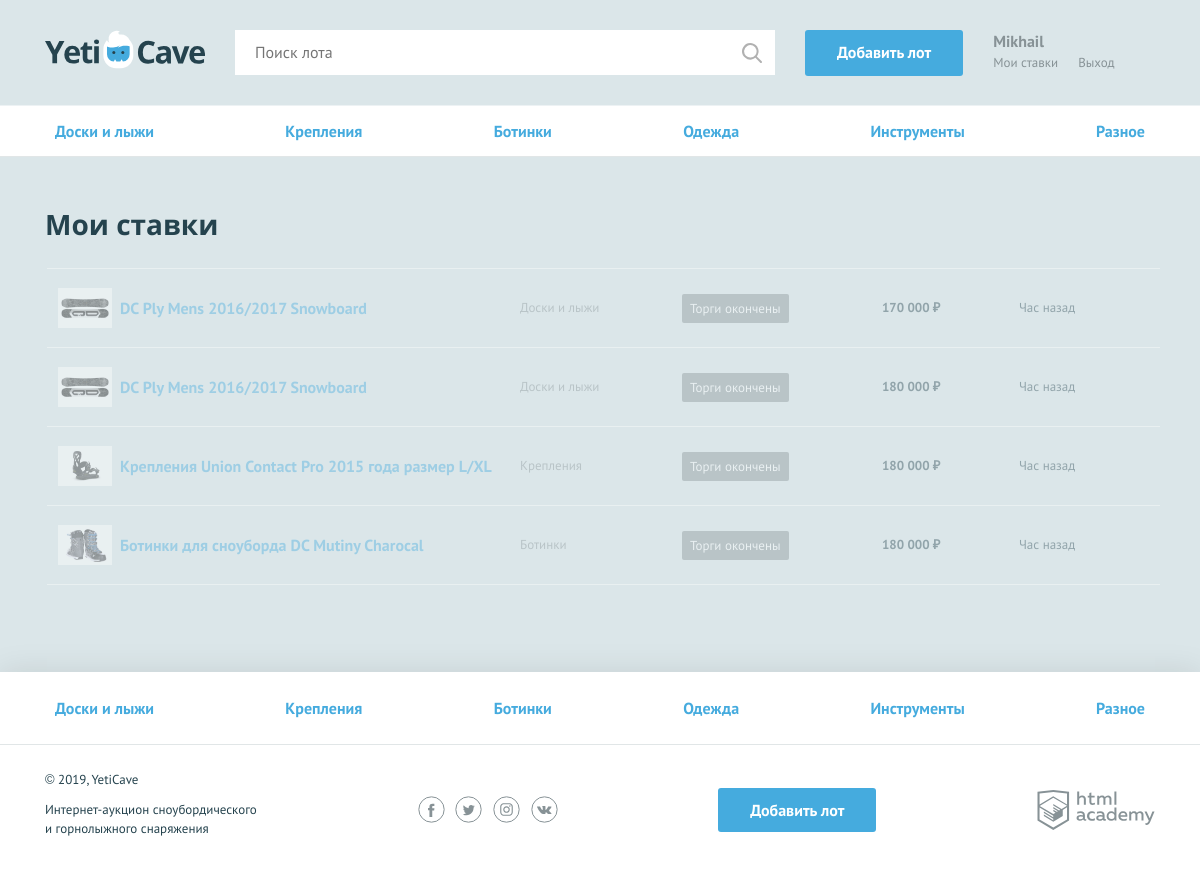
Screenshot of /my-bets.php (signed in) with the database file from the repository.
### tables this page shows
CREATE TABLE user (
	id INT UNSIGNED NOT NULL AUTO_INCREMENT PRIMARY KEY,
	created_at TIMESTAMP NOT NULL,
  email VARCHAR(72) NOT NULL,
	name VARCHAR(100) NOT NULL,	
	password CHAR(64) NOT NULL,
	contact VARCHAR(255) NOT NULL
);

CREATE TABLE category (
	id INT UNSIGNED NOT NULL AUTO_INCREMENT PRIMARY KEY,
	name VARCHAR(100) NOT NULL,
	code VARCHAR(20) NOT NULL
);

CREATE TABLE rate (
  id INT UNSIGNED NOT NULL AUTO_INCREMENT PRIMARY KEY,
	date TIMESTAMP NOT NULL,
	cost INT UNSIGNED NOT NULL,
  user_id INT UNSIGNED NOT NULL,
  lot_id INT UNSIGNED NOT NULL
);

CREATE TABLE lot (
	id INT UNSIGNED NOT NULL AUTO_INCREMENT PRIMARY KEY,
  date_start DATETIME NOT NULL,
  title VARCHAR(700) NOT NULL,
  description TEXT NOT NULL,
  path VARCHAR(100) NOT NULL,
  cost INT UNSIGNED NOT NULL,
  date_finish DATETIME NOT NULL,
  rate_step INT UNSIGNED NOT NULL,   
  user_id INT UNSIGNED NOT NULL,
  winner_id INT UNSIGNED,
  category_id INT UNSIGNED NOT NULL
);

### helpers.php (called while the page is built, shortened)
<?php
function include_template($name, array $data = [])
{
    $name = 'templates/' . $name;
    extract($data);
    require $name;
    $result = ob_get_clean();
    return $result;
}

### functions.php (called while the page is built, shortened)
<?php
function get_dt_range(string $date)
{
    $future_time = strtotime($date);
    $now_time = time();
    $result_time_hour = floor(($future_time - $now_time) / 3600);
    $result_time_min = floor((($future_time - $now_time) % 3600) / 60);
    $result_time_sec = floor((($future_time - $now_time) % 3600) % 60);
    $result_time_min = str_pad($result_time_min, 2, '0', STR_PAD_LEFT);
    $result_time_hour = str_pad($result_time_hour, 2, '0', STR_PAD_LEFT);
    $result_time_sec = str_pad($result_time_sec, 2, '0', STR_PAD_LEFT);
    return [$result_time_hour, $result_time_min, $result_time_sec];
}
function get_sum(float $cost)
{
    $cost = ceil($cost);
    if ($cost >= 1000) {
        $cost = number_format($cost, 0, ',', ' ');
    }
    return $cost . ' ₽';
}
function get_categories($connect)
{
    $sql_categories = 'SELECT id, name, code FROM category';
    $result_categories = mysqli_query($connect, $sql_categories);
    $categories = mysqli_fetch_all($result_categories, MYSQLI_ASSOC);
    return $categories;
}
function get_rates_lots_user($link, string $user_id)
{
    $sql_rate = 'SELECT rate.user_id AS user_id, rate.lot_id AS lot_id, rate.cost AS rate_cost, rate.date AS rate_date,
     lot.path AS img_path, lot.title AS lot_name, lot.category_id AS category_id, lot.date_finish AS lot_date_finish,
     category.name AS category_name, lot.winner_id AS winner_id, user.contact AS contact
    FROM rate
      JOIN lot ON lot.id = rate.lot_id
      JOIN user ON user.id = rate.user_id
      JOIN category ON category.id = lot.category_id
      WHERE rate.user_id = ?
      ORDER BY rate.date DESC';
    $stmt = mysqli_prepare($link, $sql_rate);
    mysqli_stmt_bind_param($stmt, 'i', $user_id);
    mysqli_stmt_execute($stmt);
    $result_rate = mysqli_stmt_get_result($stmt);
    $fetch_rate = mysqli_fetch_all($result_rate, MYSQLI_ASSOC);
    return $fetch_rate;
}
function get_all_data_user($link, int $sess_id)
{
    $sql_id_user = 'SELECT * FROM user WHERE user.id = ?';
    $stmt = mysqli_prepare($link, $sql_id_user);
    mysqli_stmt_bind_param($stmt, 'i', $sess_id);
    mysqli_stmt_execute($stmt);
    $result_id_user = mysqli_stmt_get_result($stmt);
    $fetch_id_user = mysqli_fetch_assoc($result_id_user);
    return $fetch_id_user;
}
function get_time_rate(string $rate_time)
{
    $time_public = '';
    $now_time = time();
    $past_time = strtotime($rate_time);
    $result_time_hour = floor(($now_time - $past_time) / 3600);
    $result_time_min = floor((($now_time - $past_time) % 3600) / 60);
    $result_time_sec = floor((($now_time - $past_time) % 3600) % 60);
    $result_all_second = $now_time - $past_time;
    if ((int)$result_time_hour === 0 && (int)$result_time_min === 0 && (int)$result_time_sec < 60) {
        $time_public = 'только что';
    } elseif ((int)$result_time_hour >= 1 && (int)$result_all_second < 7200) {
        $time_public = 'Час назад';
    } elseif ((int)$result_all_second >= 7200) {
        $time_public = date('d.m.y', $past_time) . ' в ' . date('H:i', $past_time);
    }
    return $time_public;
}

### templates/myrates.php (the view, shortened to what this page needs)
<main>
    <nav class="nav">
        <ul class="nav__list container">
            <?php if ($categories !== null) : ?>
                <?php foreach ($categories as $category) : ?>
                    <li class="nav__item">
                        <a href="all-lots.php?category_id=<?= (int)$category['id']; ?>">
                            <?= htmlspecialchars($category['name']); ?>
                        </a>
                    </li>
                <?php endforeach; ?>
            <?php endif; ?>
        </ul>
    </nav>
    <section class="rates container">
        <h2>Мои ставки</h2>
        <?php if ($rates === null) : ?>
        <p>Ставок нет</p>
        <?php else : ?>
        <table class="rates__list">
            <?php foreach ($rates as $value) : ?>
                <?php [$hours, $minutes, $second] = get_dt_range($value['lot_date_finish']); ?>
                <tr class="rates__item
                <?php if ((int)$value['winner_id'] === (int)$user_id) : ?>
                    rates__item--win
                <?php elseif ((int)$hours <= 0 && (int)$minutes <= 0 && (int)$second <= 0) : ?>
                    rates__item--end
                <?php endif; ?>">
                    <td class="rates__info">
                        <div class="rates__img">
                            <img src="<?= htmlspecialchars($value['img_path']); ?>" width="54" height="40"
                                 alt="Сноуборд">
                        </div>
                        <div>
                            <h3 class="rates__title">
                                <a href="lot.php?id=<?= (int)$value['lot_id']; ?>">
                                    <?= htmlspecialchars($value['lot_name']); ?>
                                </a>
                            </h3>
                        </div>
                    </td>
                    <td class="rates__category">
                        <?= htmlspecialchars($value['category_name']); ?>
                    </td>
                    <td class="rates__timer">
                        <?php if ((int)$value['winner_id'] === (int)$user_id) : ?>
                            <div class="timer timer--win">Ставка выиграла</div>
                        <?php elseif ((int)$hours <= 0 && (int)$minutes <= 0 && (int)$second <= 0) : ?>
                            <div class="timer timer--end">Торги окончены</div>
                        <?php else : ?>
                        <div class="timer <?= (int)$hours === 0 ? 'timer--finishing' : '' ?>">
                            <?= "{$hours}:{$minutes}:{$second}"; ?>
                        </div>
                        <?php endif; ?>
                    </td>
                    <td class="rates__price">
                        <?= htmlspecialchars(get_sum($value['rate_cost'])); ?>
                    </td>
                    <td class="rates__time">
                        <?= get_time_rate(htmlspecialchars($value['rate_date'])); ?>
                    </td>
                </tr>
            <?php endforeach; ?>
        </table>
        <?php endif; ?>
    </section>
</main>

### templates/layout.php (shortened to what this page needs)
<!DOCTYPE html>
<html lang="ru">
<head>
    <link href="../css/normalize.min.css" rel="stylesheet">
    <link href="../css/style.css" rel="stylesheet">
    <link href="../css/flatpickr.min.css" rel="stylesheet">
</head>
<body>
<div class="page-wrapper">
    <header class="main-header">
        <div class="main-header__container container">
            <a class="main-header__logo" href="index.php">
                <img src="../img/logo.svg" width="160" height="39" alt="Логотип компании YetiCave">
            </a>
            <form class="main-header__search" method="get" action="search.php" autocomplete="off">
                <input type="search" name="search" placeholder="Поиск лота"
                       value="<?= htmlspecialchars($search ?? ''); ?>">
                <input class="main-header__search-btn" type="submit" name="find" value="Найти">
            </form>
            <a class="main-header__add-lot button" href="add.php">Добавить лот</a>
            <nav class="user-menu">
                <?php if ($is_auth) : ?>
                    <div class="user-menu__logged">
                        <p><?= $user_name; ?></p>
                        <a class="user-menu__bets" href="my-bets.php">Мои ставки</a>
                        <a class="user-menu__logout" href="logout.php">Выход</a>
                    </div>
                <?php endif; ?>
            </nav>
        </div>
    </header>
    <?= $content; ?>
</div>
<footer class="main-footer">
    <nav class="nav">
        <ul class="nav__list container">
        <?php if ($categories === null) : ?>
                <?= ''; ?>
        <?php else :?>
            <?php foreach ($categories as $category) : ?>
                <li class="nav__item
                <?php if (isset($_GET['category_id']) && ((int)$category['id'] === (int)$_GET['category_id'])) : ?>
                    nav__item--current
                <?php endif; ?>">
                    <a href="all-lots.php?category_id=<?= (int)$category['id']; ?>">
                        <?= htmlspecialchars($category['name']); ?>
                    </a>
                </li>
            <?php endforeach; ?>
        <?php endif; ?>
        </ul>
    </nav>
    <div class="main-footer__bottom container">
        <div class="main-footer__copyright">
            <p>© 2019, YetiCave</p>
            <p>Интернет-аукцион сноубордического и горнолыжного снаряжения</p>
        </div>
        <div class="main-footer__social social">
            <a class="social__link social__link--facebook" href="#">
            </a>
            <a class="social__link social__link--twitter" href="#">
            </a>
            <a class="social__link social__link--instagram" href="#">
            </a>
            <a class="social__link social__link--vkontakte" href="#">
            </a>
        </div>
        <a class="main-footer__add-lot button" href="add.php">Добавить лот</a>
        <div class="main-footer__developed-by">
            <a class="logo-academy" href="https://htmlacademy.ru/intensive/php">
            </a>
        </div>
    </div>
</footer>
</body>
</html>

### rows the page displays
user: name "Mikhail"
category: name "Доски и лыжи"
category: name "Крепления"
category: name "Ботинки"
category: name "Одежда"
category: name "Инструменты"
category: name "Разное"
rate: lot.path (picture), lot.title "DC Ply Mens 2016/2017 Snowboard", category.name "Доски и лыжи", cost "170 000 ₽", date "Час назад"
rate: lot.path (picture), lot.title "DC Ply Mens 2016/2017 Snowboard", category.name "Доски и лыжи", cost "180 000 ₽", date "Час назад"
rate: lot.path (picture), lot.title "Крепления Union Contact Pro 2015 года размер L/XL", category.name "Крепления", cost "180 000 ₽", date "Час назад"
rate: lot.path (picture), lot.title "Ботинки для сноуборда DC Mutiny Charocal", category.name "Ботинки", cost "180 000 ₽", date "Час назад"
